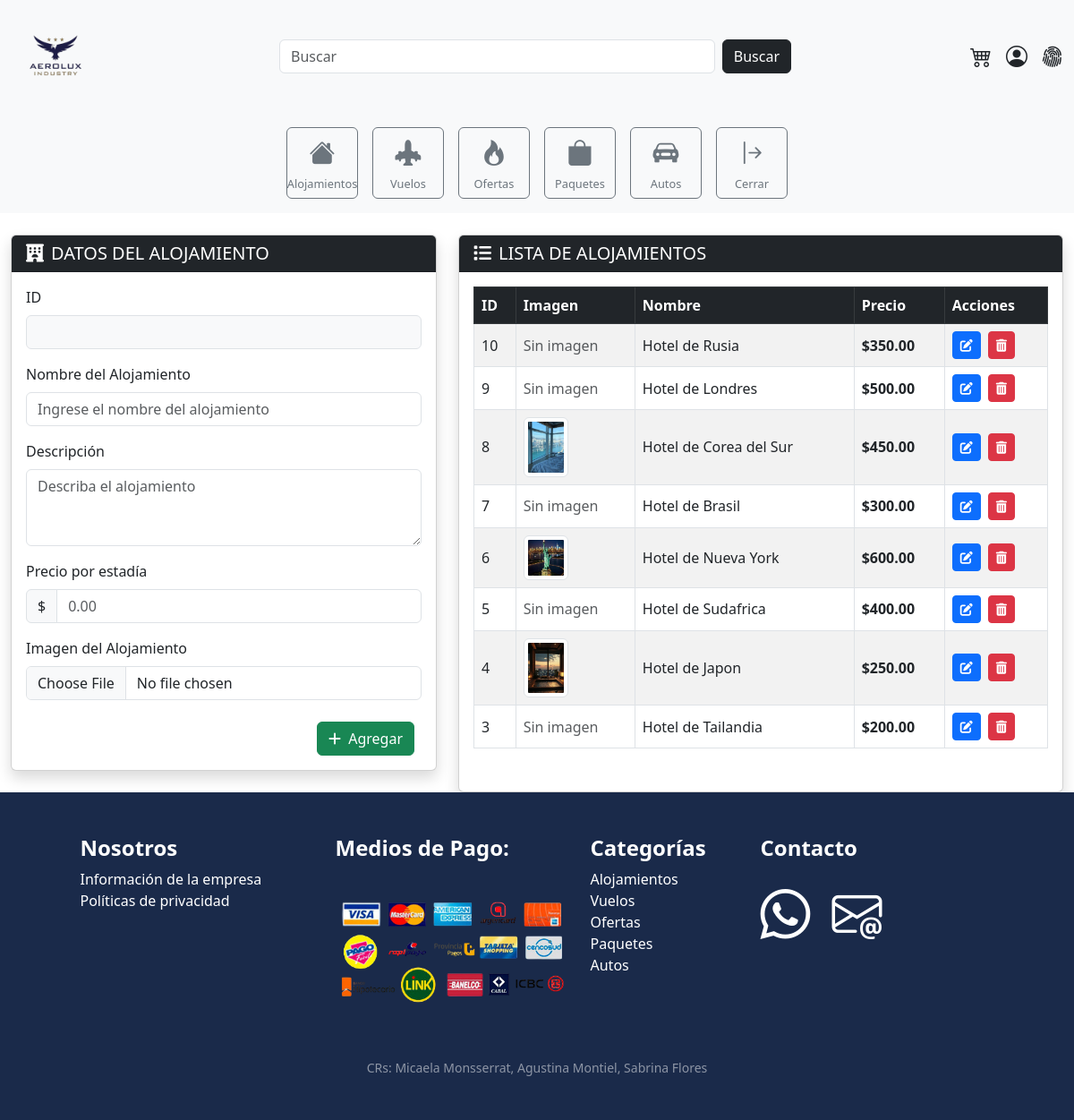
Page /administrador/seccion/alojamientos.php (signed in) on the committed database.
### tables this page shows
CREATE TABLE `alojamientos` (
  `id_alojamiento` int NOT NULL,
  `nombre_alojamiento` varchar(100) NOT NULL,
  `descripcion` text,
  `precio` decimal(10,2) NOT NULL,
  `imagen` varchar(255) DEFAULT NULL
);

### administrador/seccion/alojamientos.php (the view, shortened to what this page needs)
<?php
include('../config/bd.php');
$txtID = $_POST['txtID'] ?? "";
$txtNombre = $_POST['txtNombre'] ?? "";
$txtDescripcion = $_POST['txtDescripcion'] ?? "";
$txtPrecio = $_POST['txtPrecio'] ?? "";
$txtAccion = $_POST['accion'] ?? "";
$sentenciaSQL = $conexion->prepare("SELECT * FROM alojamientos ORDER BY id_alojamiento DESC");
$sentenciaSQL->execute();
$listaAlojamientos = $sentenciaSQL->fetchAll(PDO::FETCH_ASSOC);
include('../estructura/cabecera.php');
?>
<div class="container-fluid mt-4">
    <div class="row">
        <div class="col-md-5 mb-4">
            <div class="card shadow">
                <div class="card-header bg-dark text-white">
                    <h5 class="mb-0"><i class="fas fa-hotel me-2"></i>DATOS DEL ALOJAMIENTO</h5>
                </div>
                <div class="card-body">
                    <form method="POST" enctype="multipart/form-data" autocomplete="off">
                        <div class="mb-3">
                            <label for="txtID" class="form-label">ID</label>
                            <input type="text" readonly class="form-control bg-light" name="txtID" value="<?php echo htmlspecialchars($txtID); ?>" id="txtID">
                        </div>
                        <div class="mb-3">
                            <label for="txtNombre" class="form-label">Nombre del Alojamiento</label>
                            <input type="text" class="form-control" name="txtNombre" value="<?php echo htmlspecialchars($txtNombre); ?>" id="txtNombre" placeholder="Ingrese el nombre del alojamiento" required>
                        </div>
                        <div class="mb-3">
                            <label for="txtDescripcion" class="form-label">Descripción</label>
                            <textarea class="form-control" name="txtDescripcion" id="txtDescripcion" rows="3" placeholder="Describa el alojamiento" required><?php echo htmlspecialchars($txtDescripcion); ?></textarea>
                        </div>
                        <div class="mb-3">
                            <label for="txtPrecio" class="form-label">Precio por estadía</label>
                            <div class="input-group">
                                <span class="input-group-text">$</span>
                                <input type="number" step="0.01" min="0" class="form-control" name="txtPrecio" value="<?php echo htmlspecialchars($txtPrecio); ?>" id="txtPrecio" placeholder="0.00" required>
                            </div>
                        </div>
                        <div class="mb-4">
                            <label for="imagen" class="form-label">Imagen del Alojamiento</label>
                            <input type="file" class="form-control" name="imagen" id="imagen" accept="image/jpeg, image/png, image/gif, image/jpg">
                        </div>
                        <div class="d-grid gap-2 d-md-flex justify-content-md-end">
                            <?php if ($txtAccion === "Seleccionar"): ?>
                                <button type="submit" name="accion" value="Modificar" class="btn btn-warning me-md-2"><i class="fas fa-edit me-1"></i> Modificar</button>
                                <button type="submit" name="accion" value="Cancelar" class="btn btn-info"><i class="fas fa-undo me-1"></i> Cancelar</button>
                            <?php else: ?>
                                <button type="submit" name="accion" value="Agregar" class="btn btn-success me-md-2"><i class="fas fa-plus me-1"></i> Agregar</button>
                            <?php endif; ?>
                        </div>
                    </form>
                </div>
            </div>
        </div>
        <div class="col-md-7">
            <div class="card shadow">
                <div class="card-header bg-dark text-white">
                    <h5 class="mb-0"><i class="fas fa-list me-2"></i>LISTA DE ALOJAMIENTOS</h5>
                </div>
                <div class="card-body">
                    <div class="table-responsive">
                        <table class="table table-striped table-hover table-bordered align-middle">
                            <thead class="table-dark">
                                <tr>
                                    <th>ID</th>
                                    <th>Imagen</th>
                                    <th>Nombre</th>
                                    <th>Precio</th>
                                    <th>Acciones</th>
                                </tr>
                            </thead>
                            <tbody>
                                <?php foreach ($listaAlojamientos as $alojamientos): ?>
                                    <tr>
                                        <td><?php echo htmlspecialchars($alojamientos['id_alojamiento']); ?></td>
                                        <td>
                                            <?php if (!empty($alojamientos['imagen']) && file_exists("../../img/" . $alojamientos['imagen'])): ?>
                                                <img src="../../img/<?php echo htmlspecialchars($alojamientos['imagen']); ?>" width="50" class="img-thumbnail" alt="Imagen alojamiento">
                                            <?php else: ?>
                                                <span class="text-muted">Sin imagen</span>
                                            <?php endif; ?>
                                        </td>
                                        <td><?php echo htmlspecialchars($alojamientos['nombre_alojamiento']); ?></td>
                                        <td class="fw-bold">$<?php echo number_format($alojamientos['precio'], 2); ?></td>
                                        <td>
                                            <form method="POST" class="d-flex gap-2">
                                                <button type="submit" name="accion" value="Seleccionar" class="btn btn-sm btn-primary" title="Modificar"><i class="fas fa-edit"></i></button>
                                                <button type="submit" name="accion" value="Borrar" class="btn btn-sm btn-danger" onclick="return confirm('¿Estás seguro de eliminar este alojamiento?');" title="Eliminar"><i class="fas fa-trash-alt"></i></button>
                                            </form>
                                        </td>
                                    </tr>
                                <?php endforeach; ?>
                            </tbody>
                        </table>
                    </div>
                </div>
            </div>
        </div>
    </div>
</div>
<?php include('../estructura/pie.php'); ?>

### css/estilos.css (style rules this page uses)
.card { height: 100%; display: flex; flex-direction: column; box-shadow: 0 2px 6px rgba(0, 0, 0, 0.1); }
.card-body { flex-grow: 1; display: flex; flex-direction: column; justify-content: space-between; }

### rows in the picture
alojamientos: id_alojamiento "10", shows "Sin imagen", nombre_alojamiento "Hotel de Rusia", precio "350.00"
alojamientos: id_alojamiento "9", shows "Sin imagen", nombre_alojamiento "Hotel de Londres", precio "500.00"
alojamientos: id_alojamiento "8", imagen (picture), nombre_alojamiento "Hotel de Corea del Sur", precio "450.00"
alojamientos: id_alojamiento "7", shows "Sin imagen", nombre_alojamiento "Hotel de Brasil", precio "300.00"
alojamientos: id_alojamiento "6", imagen (picture), nombre_alojamiento "Hotel de Nueva York", precio "600.00"
alojamientos: id_alojamiento "5", shows "Sin imagen", nombre_alojamiento "Hotel de Sudafrica", precio "400.00"
alojamientos: id_alojamiento "4", imagen (picture), nombre_alojamiento "Hotel de Japon", precio "250.00"
alojamientos: id_alojamiento "3", shows "Sin imagen", nombre_alojamiento "Hotel de Tailandia", precio "200.00"
